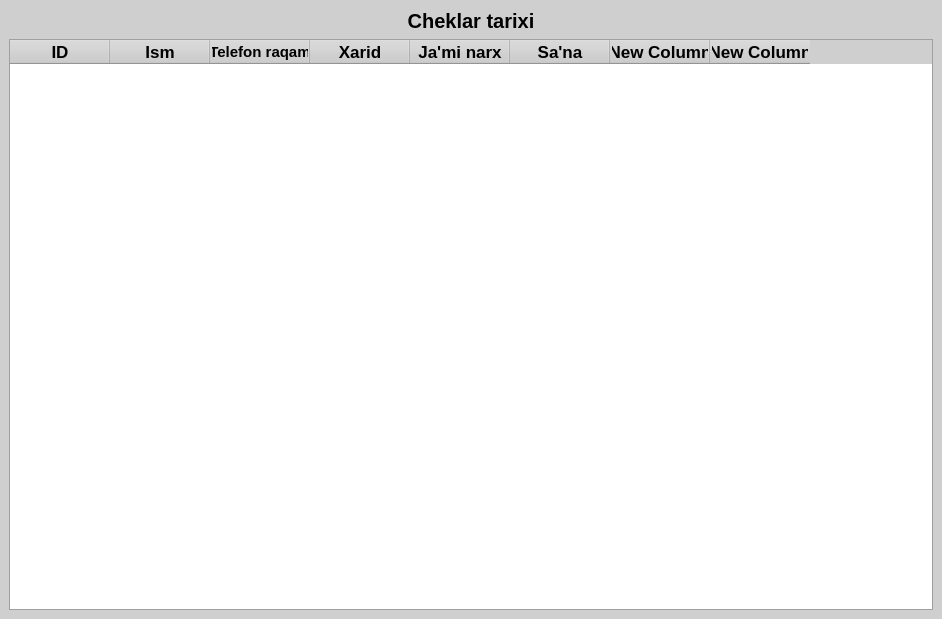
<?xml version="1.0" encoding="UTF-8"?>
<ui version="4.0">
 <class>MainWindow</class>
 <widget class="QMainWindow" name="MainWindow">
  <property name="geometry">
   <rect>
    <x>0</x>
    <y>0</y>
    <width>942</width>
    <height>619</height>
   </rect>
  </property>
  <property name="palette">
   <palette>
    <active>
     <colorrole role="WindowText">
      <brush brushstyle="SolidPattern">
       <color alpha="255">
        <red>0</red>
        <green>0</green>
        <blue>0</blue>
       </color>
      </brush>
     </colorrole>
     <colorrole role="Button">
      <brush brushstyle="SolidPattern">
       <color alpha="255">
        <red>207</red>
        <green>207</green>
        <blue>207</blue>
       </color>
      </brush>
     </colorrole>
     <colorrole role="Light">
      <brush brushstyle="SolidPattern">
       <color alpha="255">
        <red>255</red>
        <green>255</green>
        <blue>255</blue>
       </color>
      </brush>
     </colorrole>
     <colorrole role="Midlight">
      <brush brushstyle="SolidPattern">
       <color alpha="255">
        <red>231</red>
        <green>231</green>
        <blue>231</blue>
       </color>
      </brush>
     </colorrole>
     <colorrole role="Dark">
      <brush brushstyle="SolidPattern">
       <color alpha="255">
        <red>103</red>
        <green>103</green>
        <blue>103</blue>
       </color>
      </brush>
     </colorrole>
     <colorrole role="Mid">
      <brush brushstyle="SolidPattern">
       <color alpha="255">
        <red>138</red>
        <green>138</green>
        <blue>138</blue>
       </color>
      </brush>
     </colorrole>
     <colorrole role="Text">
      <brush brushstyle="SolidPattern">
       <color alpha="255">
        <red>0</red>
        <green>0</green>
        <blue>0</blue>
       </color>
      </brush>
     </colorrole>
     <colorrole role="BrightText">
      <brush brushstyle="SolidPattern">
       <color alpha="255">
        <red>255</red>
        <green>255</green>
        <blue>255</blue>
       </color>
      </brush>
     </colorrole>
     <colorrole role="ButtonText">
      <brush brushstyle="SolidPattern">
       <color alpha="255">
        <red>0</red>
        <green>0</green>
        <blue>0</blue>
       </color>
      </brush>
     </colorrole>
     <colorrole role="Base">
      <brush brushstyle="SolidPattern">
       <color alpha="255">
        <red>255</red>
        <green>255</green>
        <blue>255</blue>
       </color>
      </brush>
     </colorrole>
     <colorrole role="Window">
      <brush brushstyle="SolidPattern">
       <color alpha="255">
        <red>207</red>
        <green>207</green>
        <blue>207</blue>
       </color>
      </brush>
     </colorrole>
     <colorrole role="Shadow">
      <brush brushstyle="SolidPattern">
       <color alpha="255">
        <red>0</red>
        <green>0</green>
        <blue>0</blue>
       </color>
      </brush>
     </colorrole>
     <colorrole role="AlternateBase">
      <brush brushstyle="SolidPattern">
       <color alpha="255">
        <red>231</red>
        <green>231</green>
        <blue>231</blue>
       </color>
      </brush>
     </colorrole>
     <colorrole role="ToolTipBase">
      <brush brushstyle="SolidPattern">
       <color alpha="255">
        <red>255</red>
        <green>255</green>
        <blue>220</blue>
       </color>
      </brush>
     </colorrole>
     <colorrole role="ToolTipText">
      <brush brushstyle="SolidPattern">
       <color alpha="255">
        <red>0</red>
        <green>0</green>
        <blue>0</blue>
       </color>
      </brush>
     </colorrole>
     <colorrole role="PlaceholderText">
      <brush brushstyle="SolidPattern">
       <color alpha="127">
        <red>0</red>
        <green>0</green>
        <blue>0</blue>
       </color>
      </brush>
     </colorrole>
     <colorrole role="Accent">
      <brush brushstyle="SolidPattern">
       <color alpha="255">
        <red>255</red>
        <green>255</green>
        <blue>255</blue>
       </color>
      </brush>
     </colorrole>
    </active>
    <inactive>
     <colorrole role="WindowText">
      <brush brushstyle="SolidPattern">
       <color alpha="255">
        <red>0</red>
        <green>0</green>
        <blue>0</blue>
       </color>
      </brush>
     </colorrole>
     <colorrole role="Button">
      <brush brushstyle="SolidPattern">
       <color alpha="255">
        <red>207</red>
        <green>207</green>
        <blue>207</blue>
       </color>
      </brush>
     </colorrole>
     <colorrole role="Light">
      <brush brushstyle="SolidPattern">
       <color alpha="255">
        <red>255</red>
        <green>255</green>
        <blue>255</blue>
       </color>
      </brush>
     </colorrole>
     <colorrole role="Midlight">
      <brush brushstyle="SolidPattern">
       <color alpha="255">
        <red>231</red>
        <green>231</green>
        <blue>231</blue>
       </color>
      </brush>
     </colorrole>
     <colorrole role="Dark">
      <brush brushstyle="SolidPattern">
       <color alpha="255">
        <red>103</red>
        <green>103</green>
        <blue>103</blue>
       </color>
      </brush>
     </colorrole>
     <colorrole role="Mid">
      <brush brushstyle="SolidPattern">
       <color alpha="255">
        <red>138</red>
        <green>138</green>
        <blue>138</blue>
       </color>
      </brush>
     </colorrole>
     <colorrole role="Text">
      <brush brushstyle="SolidPattern">
       <color alpha="255">
        <red>0</red>
        <green>0</green>
        <blue>0</blue>
       </color>
      </brush>
     </colorrole>
     <colorrole role="BrightText">
      <brush brushstyle="SolidPattern">
       <color alpha="255">
        <red>255</red>
        <green>255</green>
        <blue>255</blue>
       </color>
      </brush>
     </colorrole>
     <colorrole role="ButtonText">
      <brush brushstyle="SolidPattern">
       <color alpha="255">
        <red>0</red>
        <green>0</green>
        <blue>0</blue>
       </color>
      </brush>
     </colorrole>
     <colorrole role="Base">
      <brush brushstyle="SolidPattern">
       <color alpha="255">
        <red>255</red>
        <green>255</green>
        <blue>255</blue>
       </color>
      </brush>
     </colorrole>
     <colorrole role="Window">
      <brush brushstyle="SolidPattern">
       <color alpha="255">
        <red>207</red>
        <green>207</green>
        <blue>207</blue>
       </color>
      </brush>
     </colorrole>
     <colorrole role="Shadow">
      <brush brushstyle="SolidPattern">
       <color alpha="255">
        <red>0</red>
        <green>0</green>
        <blue>0</blue>
       </color>
      </brush>
     </colorrole>
     <colorrole role="AlternateBase">
      <brush brushstyle="SolidPattern">
       <color alpha="255">
        <red>231</red>
        <green>231</green>
        <blue>231</blue>
       </color>
      </brush>
     </colorrole>
     <colorrole role="ToolTipBase">
      <brush brushstyle="SolidPattern">
       <color alpha="255">
        <red>255</red>
        <green>255</green>
        <blue>220</blue>
       </color>
      </brush>
     </colorrole>
     <colorrole role="ToolTipText">
      <brush brushstyle="SolidPattern">
       <color alpha="255">
        <red>0</red>
        <green>0</green>
        <blue>0</blue>
       </color>
      </brush>
     </colorrole>
     <colorrole role="PlaceholderText">
      <brush brushstyle="SolidPattern">
       <color alpha="127">
        <red>0</red>
        <green>0</green>
        <blue>0</blue>
       </color>
      </brush>
     </colorrole>
     <colorrole role="Accent">
      <brush brushstyle="SolidPattern">
       <color alpha="255">
        <red>255</red>
        <green>255</green>
        <blue>255</blue>
       </color>
      </brush>
     </colorrole>
    </inactive>
    <disabled>
     <colorrole role="WindowText">
      <brush brushstyle="SolidPattern">
       <color alpha="255">
        <red>103</red>
        <green>103</green>
        <blue>103</blue>
       </color>
      </brush>
     </colorrole>
     <colorrole role="Button">
      <brush brushstyle="SolidPattern">
       <color alpha="255">
        <red>207</red>
        <green>207</green>
        <blue>207</blue>
       </color>
      </brush>
     </colorrole>
     <colorrole role="Light">
      <brush brushstyle="SolidPattern">
       <color alpha="255">
        <red>255</red>
        <green>255</green>
        <blue>255</blue>
       </color>
      </brush>
     </colorrole>
     <colorrole role="Midlight">
      <brush brushstyle="SolidPattern">
       <color alpha="255">
        <red>231</red>
        <green>231</green>
        <blue>231</blue>
       </color>
      </brush>
     </colorrole>
     <colorrole role="Dark">
      <brush brushstyle="SolidPattern">
       <color alpha="255">
        <red>103</red>
        <green>103</green>
        <blue>103</blue>
       </color>
      </brush>
     </colorrole>
     <colorrole role="Mid">
      <brush brushstyle="SolidPattern">
       <color alpha="255">
        <red>138</red>
        <green>138</green>
        <blue>138</blue>
       </color>
      </brush>
     </colorrole>
     <colorrole role="Text">
      <brush brushstyle="SolidPattern">
       <color alpha="255">
        <red>103</red>
        <green>103</green>
        <blue>103</blue>
       </color>
      </brush>
     </colorrole>
     <colorrole role="BrightText">
      <brush brushstyle="SolidPattern">
       <color alpha="255">
        <red>255</red>
        <green>255</green>
        <blue>255</blue>
       </color>
      </brush>
     </colorrole>
     <colorrole role="ButtonText">
      <brush brushstyle="SolidPattern">
       <color alpha="255">
        <red>103</red>
        <green>103</green>
        <blue>103</blue>
       </color>
      </brush>
     </colorrole>
     <colorrole role="Base">
      <brush brushstyle="SolidPattern">
       <color alpha="255">
        <red>207</red>
        <green>207</green>
        <blue>207</blue>
       </color>
      </brush>
     </colorrole>
     <colorrole role="Window">
      <brush brushstyle="SolidPattern">
       <color alpha="255">
        <red>207</red>
        <green>207</green>
        <blue>207</blue>
       </color>
      </brush>
     </colorrole>
     <colorrole role="Shadow">
      <brush brushstyle="SolidPattern">
       <color alpha="255">
        <red>0</red>
        <green>0</green>
        <blue>0</blue>
       </color>
      </brush>
     </colorrole>
     <colorrole role="AlternateBase">
      <brush brushstyle="SolidPattern">
       <color alpha="255">
        <red>207</red>
        <green>207</green>
        <blue>207</blue>
       </color>
      </brush>
     </colorrole>
     <colorrole role="ToolTipBase">
      <brush brushstyle="SolidPattern">
       <color alpha="255">
        <red>255</red>
        <green>255</green>
        <blue>220</blue>
       </color>
      </brush>
     </colorrole>
     <colorrole role="ToolTipText">
      <brush brushstyle="SolidPattern">
       <color alpha="255">
        <red>0</red>
        <green>0</green>
        <blue>0</blue>
       </color>
      </brush>
     </colorrole>
     <colorrole role="PlaceholderText">
      <brush brushstyle="SolidPattern">
       <color alpha="127">
        <red>103</red>
        <green>103</green>
        <blue>103</blue>
       </color>
      </brush>
     </colorrole>
     <colorrole role="Accent">
      <brush brushstyle="SolidPattern">
       <color alpha="255">
        <red>255</red>
        <green>255</green>
        <blue>255</blue>
       </color>
      </brush>
     </colorrole>
    </disabled>
   </palette>
  </property>
  <property name="font">
   <font>
    <pointsize>10</pointsize>
   </font>
  </property>
  <property name="windowTitle">
   <string>MainWindow</string>
  </property>
  <widget class="QWidget" name="centralwidget">
   <layout class="QVBoxLayout" name="verticalLayout">
    <item>
     <widget class="QLabel" name="label">
      <property name="font">
       <font>
        <pointsize>15</pointsize>
        <bold>true</bold>
       </font>
      </property>
      <property name="text">
       <string>Cheklar tarixi</string>
      </property>
      <property name="alignment">
       <set>Qt::AlignmentFlag::AlignCenter</set>
      </property>
     </widget>
    </item>
    <item>
     <widget class="QTableWidget" name="receiptTable">
      <property name="font">
       <font>
        <pointsize>12</pointsize>
       </font>
      </property>
      <column>
       <property name="text">
        <string>ID</string>
       </property>
       <property name="font">
        <font>
         <pointsize>13</pointsize>
         <bold>true</bold>
        </font>
       </property>
      </column>
      <column>
       <property name="text">
        <string>Ism</string>
       </property>
       <property name="font">
        <font>
         <pointsize>13</pointsize>
         <bold>true</bold>
        </font>
       </property>
      </column>
      <column>
       <property name="text">
        <string>Telefon raqam</string>
       </property>
       <property name="font">
        <font>
         <pointsize>11</pointsize>
         <bold>true</bold>
        </font>
       </property>
      </column>
      <column>
       <property name="text">
        <string>Xarid</string>
       </property>
       <property name="font">
        <font>
         <pointsize>13</pointsize>
         <bold>true</bold>
        </font>
       </property>
      </column>
      <column>
       <property name="text">
        <string>Ja'mi narx</string>
       </property>
       <property name="font">
        <font>
         <pointsize>13</pointsize>
         <bold>true</bold>
        </font>
       </property>
      </column>
      <column>
       <property name="text">
        <string>Sa'na</string>
       </property>
       <property name="font">
        <font>
         <pointsize>13</pointsize>
         <bold>true</bold>
        </font>
       </property>
      </column>
      <column>
       <property name="text">
        <string>New Column</string>
       </property>
       <property name="font">
        <font>
         <pointsize>13</pointsize>
         <bold>true</bold>
        </font>
       </property>
      </column>
      <column>
       <property name="text">
        <string>New Column</string>
       </property>
       <property name="font">
        <font>
         <pointsize>13</pointsize>
         <bold>true</bold>
        </font>
       </property>
      </column>
     </widget>
    </item>
   </layout>
  </widget>
 </widget>
 <resources/>
 <connections/>
</ui>
